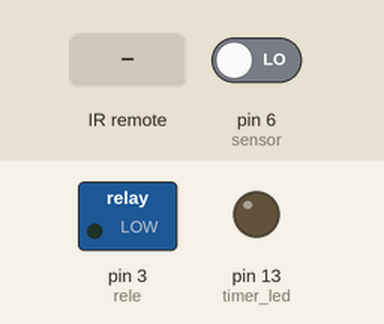
The sketch below on a simulated Arduino Uno, built with avr-gcc and run on an emulated ATmega328P. On the bench: switched loads named in the sketch (green lamp = pin HIGH), output pins drawn as LEDs (lit = HIGH). Inputs (shaded band) come from the test bench; at power-on: pin 6 (sensor) LOW.

Above: at 1.2 s.
1.3 s: infrared code 0xFF6897 received
At 2.0 s:
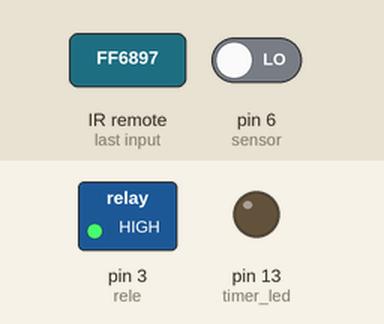
Timing chart, 0 to 4.3 s (numbered marks = the images above; inputs shaded):
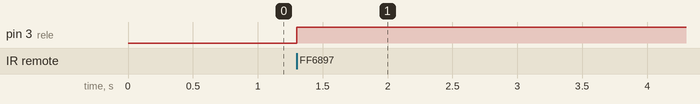

Measured:
- after the input at 1.3 s, pin 3 (rele): LOW → HIGH at once

The sketch:

Vikluchatel_v2.0_.ino
```cpp
#include <IRremote.h>

#define IR 8
#define rele 3
#define sensor 6
#define timer_led 13

#define button_1 16738455
#define button_2 16756815

int work, TIME, chek, time_chek;
long timer;

IRrecv irrecv(IR);
decode_results res;

void setup(){

    Serial.begin (9600);
    pinMode(IR, INPUT);
    pinMode(rele, OUTPUT);
    pinMode(sensor, INPUT);
    pinMode(timer_led, OUTPUT);
    digitalWrite(12,HIGH);
    irrecv.enableIRIn();
}

void loop(){

    if (digitalRead (sensor) == 1){
        if (chek == work && chek == 0){
            work = 1;
        }else if(chek == work && chek == 1){
            work = 0;
        }
        time_chek++;
    }else{
        time_chek = 0;
        chek = work;
    }

    rele_v();

    if (work > 1){work = 0;}
    if (time_chek == 500){
        TIME++;
        timer = millis();
    }
    if (TIME > 1){TIME = 0;}
    if (TIME == 1){timer_v();}
    if (irrecv.decode(&res)){ir_v();}
}


void timer_v(){

    if (millis() - timer > 300000){
        work = 0;
        TIME = 0;
    }
}

void rele_v(){

    digitalWrite (rele, chek);
}


void ir_v(){

    switch (res.value){
        case button_1:
            work++;
        break;
        case button_2:
            TIME++;
            timer = millis();
        break;
    }
    irrecv.resume();
}
```
